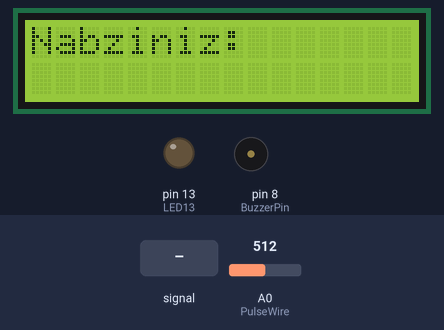
The sketch below on a simulated Arduino Uno, built with avr-gcc and run on an emulated ATmega328P. Parts: 16×2 character LCD, output pins drawn as LEDs (lit = HIGH), buzzer (waves = sounding, pin HIGH). Inputs (shaded band) come from the test bench; at power-on: A0 (PulseWire) = 512. What the sketch prints to the serial monitor is not drawn.

Above: at 1.2 s.
1.3 s: A0 (PulseWire) fed a 200 Hz sine of ±81 counts around its level
At 1.45 s:
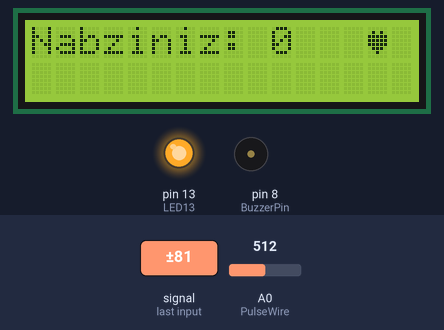
At 2.41 s:
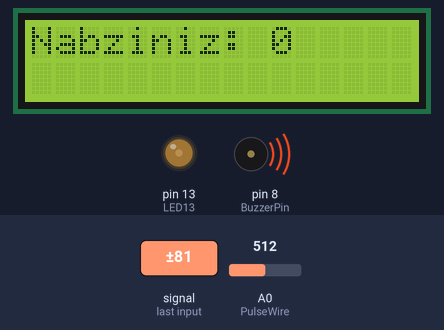
3.2 s: A0 (PulseWire) set to 490
6.2 s: A0 (PulseWire) fed a 1000 Hz sine of ±255 counts around its level
At 7.51 s:
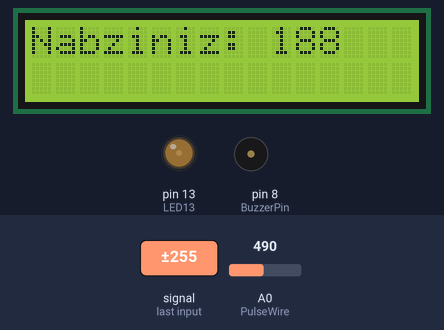
9.2 s: A0 (PulseWire) fed a 200 Hz sine of ±255 counts around its level
Timing chart, 0 to 13.2 s (numbered marks = the images above; inputs shaded):
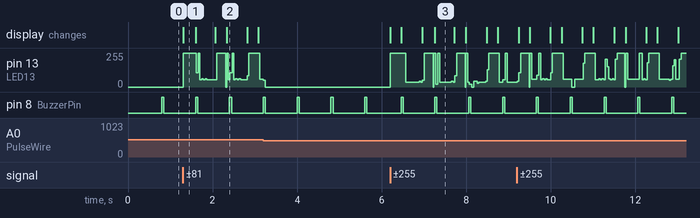

Measured:
- after the input at 1.3 s, the display: changes at once (image 1)
- after the input at 6.2 s, the display: first changes at once (image 3 shows a later state)
- by itself, pin 8 (BuzzerPin): alternates HIGH for 0.05 s and LOW for 0.75 s
- what the display in image 3 shows lasts 0.4 s, from 7.3 s to 7.7 s

The sketch:

ky_039_with_16x2_lcd_advanced.ino
```cpp
// (licence header left out)
#include <Wire.h>
#include <LiquidCrystal_I2C.h>
const int PulseWire = A0;
const int LED13 = 13;
const int BuzzerPin = 8;
const int sampleInterval = 1;      // Sampling interval (ms)
const int displayInterval = 1000;  // LCD refresh interval
const int numSamples = 5;          // Rolling average sample count
const int minNabiz = 50;
const int maxNabiz = 200;
const float thresholdMultiplier = 0.5;
int nabiz = 0;
unsigned long lastBeatTime = 0;
int threshold = 512;
float avgNabiz = 0.0;
int nabizSamples[numSamples] = {0};

LiquidCrystal_I2C lcd(0x27, 16, 2);

void setup() {
  lcd.begin();
  lcd.backlight();
  lcd.setCursor(0, 0);
  lcd.print("Nabziniz: ");
  pinMode(LED13, OUTPUT);
  pinMode(BuzzerPin, OUTPUT);
  Serial.begin(9600);
  createHeart();
}

void loop() {
  int rawValue = analogRead(PulseWire);
  if (detectBeat(rawValue, threshold)) {
    nabiz = 60000 / (millis() - lastBeatTime);
    lastBeatTime = millis();
    float avgThreshold = avgNabiz * thresholdMultiplier;

    if (nabiz > minNabiz && nabiz < maxNabiz &&
        (nabiz > avgThreshold * 1.05 || nabiz < avgThreshold * 0.95)) {

      for (int i = numSamples - 1; i > 0; i--) {
        nabizSamples[i] = nabizSamples[i - 1];
      }
      nabizSamples[0] = nabiz;
    }
    else {
      nabiz = nabizSamples[0];
    }

    float total = 0.0;
    for (int i = 0; i < numSamples; i++) total += nabizSamples[i];
    avgNabiz = total / numSamples;

    static unsigned long lastDisplayTime = 0;
    if (millis() - lastDisplayTime >= displayInterval) {
      lcd.setCursor(10, 0);
      lcd.print("   ");
      lcd.setCursor(10, 0);
      lcd.print(nabiz);
      Serial.print("Nabiz: ");
      Serial.println(nabiz);
      Serial.print("Ortalama Nabiz: ");
      Serial.println(avgNabiz);
      lastDisplayTime = millis();
    }

    digitalWrite(LED13, HIGH);
    static unsigned long lastHeartBlink = 0;
    if (millis() - lastHeartBlink >= 500) {
      lcd.setCursor(14, 0);
      lcd.write(byte(0));
      delay(250);
      lcd.setCursor(14, 0);
      lcd.print(" ");
      lastHeartBlink = millis();
    }
  }
  else {
    digitalWrite(LED13, LOW);
  }
  playHeartbeatSound();
  delay(sampleInterval);
}

void playHeartbeatSound() {
  static unsigned long lastHeartbeatTime = 0;
  unsigned long currentMillis = millis();
  if (currentMillis - lastHeartbeatTime >= 800) {
    digitalWrite(BuzzerPin, HIGH);
    delay(50);
    digitalWrite(BuzzerPin, LOW);
    lastHeartbeatTime = currentMillis;
  }
}

void createHeart() {
  byte heart[8] = {
    B00000,
    B01010,
    B11111,
    B11111,
    B11111,
    B01110,
    B00100,
    B00000
  };
  lcd.createChar(0, heart);
}

bool detectBeat(int value, int threshold) {
  static int previousValue = 0;
  static bool beat = false;
  if (value > threshold && !beat) {
    beat = true;
    previousValue = value;
    return true;
  }
  else if (value < threshold && beat) {
    beat = false;
  }

  previousValue = value;
  return false;
}
```
